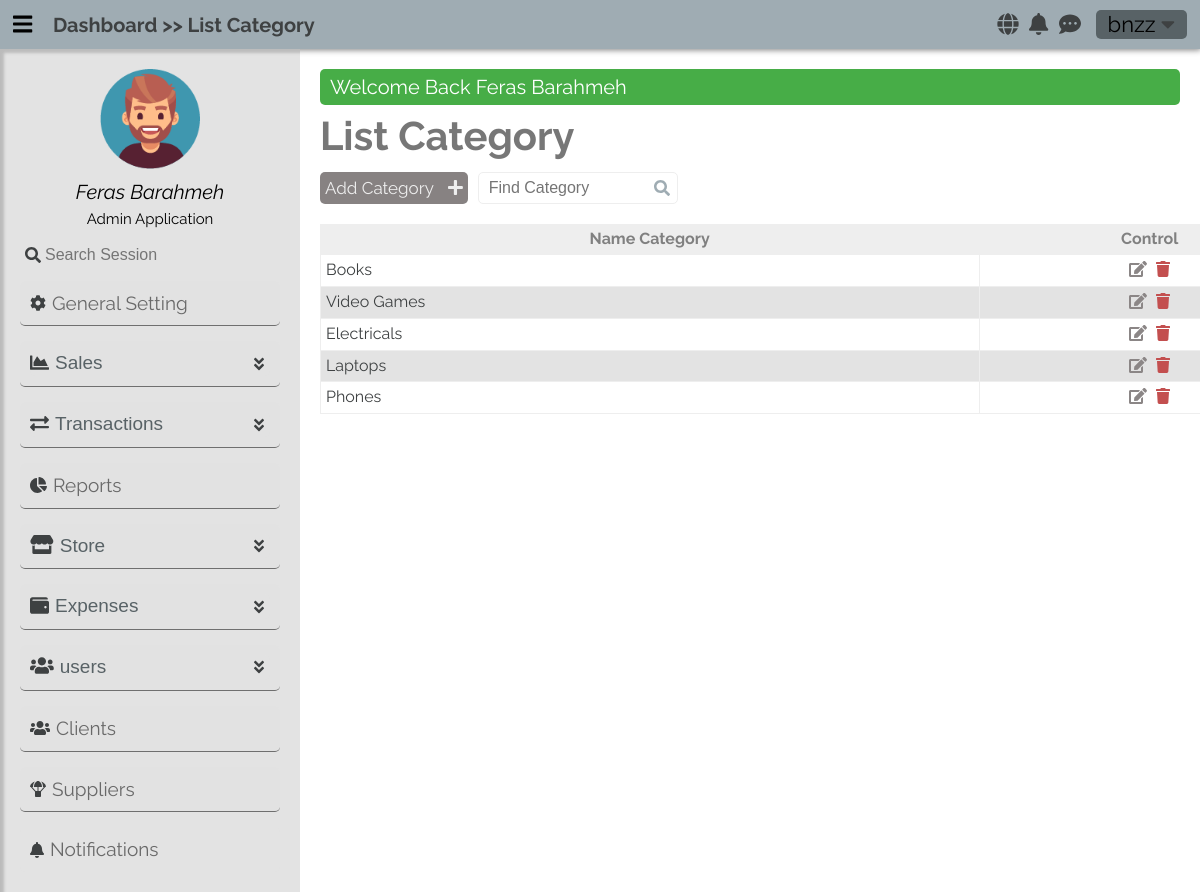
The app's page /productscategories (signed in) with its own data.
### tables this page shows
CREATE TABLE `products_categories` (
  `CategoryId` int(10) UNSIGNED NOT NULL,
  `Name` varchar(30) NOT NULL,
  `Image` varchar(50) DEFAULT NULL
);

### app/controllers/AbstractController.php (called while the page is built, shortened)
<?php
abstract class AbstractController
{
    protected $_controller;
    protected $_action;
    public $_info = [];
    protected Template $_template;
    protected Registration $_registry;
    private function mergeInfo(): void
    {
        $dictionaryLanguage = $this->language->getDictionary();
        if (isset($dictionaryLanguage) && !empty($dictionaryLanguage))
            $this->_info = array_merge($this->_info, $dictionaryLanguage);
    }
    protected function _renderView(): void
    {
        $view = VIEWS_PATH .$this->_controller . DS . $this->_action . ".view.php";
        $this->_template->setRegistry($this->_registry);
        $this->_template->setActionViewFile($view);
        $this->_template->setData($this->_info);
        $this->_template->renderFiles();
    }
    public function setTemplate($tem): void
    {
        $this->_template = $tem;
    }
    public function setRegistry($registry): void
    {
        $this->_registry = $registry;
    }
    public function setController(mixed $controller): void
    {
        $this->_controller = $controller;
    }
    public function setAction(mixed $action): void
    {
        $this->_action = $action;
    }
}

### app/controllers/ProductsCategoriesController.php (called while the page is built, shortened)
<?php
class ProductsCategoriesController extends AbstractController
{
    public function defaultAction()
    {
        $this->_info["categories"] = ProductCategoriesModel::getAll();
        $this->_renderView();
    }
}

### app/LIB/frontcontroller.php (called while the page is built, shortened)
<?php
class FrontController
{
    private $_controller = "index";
    private $_action = "default";
    private $_params = [];
    private $_template;
    private Registration $_registry;
    public function __construct(Template $tem, Registration $registry, Authentication $authenticated)
    {
        $this->_template = $tem;
        $this->_registry = $registry;
    }
    public function dispatch(): void
    {
        $actionName          = $this->_action . "Action";
        $controller = new $controllerClassName();
        $controller->setController($this->_controller);
        $controller->setAction($this->_action);
        $controller->setParams($this->_params);
        $controller->setTemplate($this->_template);
        $controller->setRegistry($this->_registry);
        $controller->$actionName();
    }
    public function setController(mixed $controller): void
    {
        if (isset($controller) && $controller) {
            $this->_controller = $controller;
        }
    }
}

### public/index.php (called while the page is built, shortened)
<?php
require_once APP_PATH . DS . "LIB" . DS . "autoload.php";
$session = new SessionManager;
$session->start();
$templateParts = require_once ".." . DS . "app" . DS . "config" . DS . "templateconfig.php";
$template       = new Template($templateParts);
$languages      = new Language();
$message        = Messenger::getInstance($session);
$authenticated  = Authentication::getInstance($session);
$registry       = Registration::getInstance();
$registry->session  = $session;
$registry->language = $languages;
$registry->message  = $message;
$frontController = new FrontController($template, $registry, $authenticated);
$frontController->dispatch();

### app/LIB/autoload.php (called while the page is built, shortened)
<?php
class  AutoLoad {
    public static function autoLoad($className)
    {
        $className = str_replace("APP", '', $className);
        $className = strtolower($className) . ".php" ;
    }
}

### app/LIB/database/databasehandler.php (called while the page is built, shortened)
<?php
abstract class DatabaseHandler
{
    public static function factory():  PDODatabaseHandler | MySQLiDatabaseHandler
    {
        $driver = DATABASE_CONN_DRIVER;
        if ($driver == self::DATABASE_DRIVER_POD) {
            return PDODatabaseHandler::getInstance();
        } elseif ($driver == self::DATABASE_DRIVER_MYSQLI) {
            return MySQLiDatabaseHandler::getInstance();
        }
        return PDODatabaseHandler::getInstance();
    }
}

### app/LIB/database/pdodatabasehandler.php (called while the page is built, shortened)
<?php
class PDODatabaseHandler extends DatabaseHandler
{
    private static $_instance;
    private static $_handler;
    public function __call($name, $arguments)
    {
        return call_user_func_array(array(&self::$_handler, $name), $arguments);
    }
    protected static function init()
    {
        try {
            self::$_handler = new \PDO(
                'mysql:hostname=' . DATABASE_HOST_NAME . ';dbname=' . DATABASE_DB_NAME,
                DATABASE_USER_NAME, DATABASE_PASSWORD, array(
                    \PDO::ATTR_ERRMODE => \PDO::ERRMODE_WARNING,
                    \PDO::MYSQL_ATTR_INIT_COMMAND => 'SET NAMES utf8'
                )
            );
        } catch (\PDOException $e) {
        }
    }
    public static function getInstance(): PDODatabaseHandler
    {
        if(self::$_instance === null) {
            self::$_instance = new self();
        }
        return self::$_instance;
    }
}

### app/models/abstractmodel.php (called while the page is built, shortened)
<?php
class AbstractModel
{
    public static function getAll(): bool|\ArrayIterator
    {
        $query = "SELECT * FROM " . static::$tableName;
        $stmt = DatabaseHandler::factory()->prepare($query);
        $stmt->execute();
        if (method_exists(get_called_class(), "__construct")) {
            $results = $stmt->fetchAll(
                \PDO::FETCH_CLASS | \PDO::FETCH_PROPS_LATE,
                get_called_class(),
                array_keys(static::$tableSchema)
            );
        }
        else {
            $results = $stmt->fetchAll(\PDO::FETCH_CLASS , get_called_class());
        }
        if ((is_array($results) && !empty($results)))  {
            return new \ArrayIterator($results);
        }
        return false;
    }
}

### app/views/productscategories/default.view.php (the view, shortened to what this page needs)
<h1 class="title-header"><?= $title_header ?></h1>
<div class="header-option flex mt-10">
    <a href="/productscategories/add" class="add-user"><?= $text_content_add_category ?> <i class="fa fa-plus ml-10"></i></a>
    <div class="search">
        <label for="find-user"></label><input type="search" id="find-user"  placeholder="<?= $text_content_search_category ?>">
        <i class="fa fa-search lens"></i>
    </div>
</div>
    <div class="container-table responsive-table mt-20" id="employees-table">
        <table class="">
            <thead>
                <tr>
                    <th><?= $text_table_name_category ?></th>
                    <th><?= $text_table_control ?></th>
                </tr>
            </thead>
            <tbody>
                <?php
                    if (! empty($categories)) {
                        foreach ($categories as $category) {
                            ?>
                                <tr class="row-each-employee">
                                    <td class="name-user-row"><?= $category->Name ?></td>
                                    <td class="controller-btns">
                                        <a href="/productscategories/edit/<?= $category->CategoryId ?>">
                                            <i class="fa fa-edit" aria-hidden="true"></i>
                                        </a>
                                        <span class="pop-on-click danger-style cursor-pointer"><i class="fa fa-trash" aria-hidden="true"></i></span>
                                    </td>
                                </tr>
                            <?php
                        }
                    }
                ?>
            </tbody>
        </table>
    </div>

### app/LIB/template/Template.php (shortened to what this page needs)
<?php
class Template
{
    private $_templateParts;
    private $_actionView;
    public function __construct(array $templateParts)
    {
        $this->_templateParts = $templateParts;
    }
    public function setActionViewFile($file): void
    {
        $this->_actionView = $file;
    }
    private function setTemplateHeaderStart(): void
    {
        require_once TEMPLATE_PATH . "templateheaderstart.php";
    }
    private function setTemplateHeaderEnd(): void
    {
        require_once TEMPLATE_PATH . "templateheaderend.php";
    }
    private function ifKeyTemplatePartExist($nameKey): bool
    {
        return array_key_exists($nameKey, $this->_templateParts);
    }
    private function requireFiles($parts): void
    {
        foreach ($parts as $partKey => $partValue) {
            if ($partKey === NAME_VIEW_TEMPLATE_KEY) {
                require_once $this->_actionView;
            }
            else  {
                require_once $partValue;
            }
        }
    }
    private function renderTemplateFiles(): void
    {
        if ($this->ifKeyTemplatePartExist(NAME_TEMPLATE_BLOCK_KEY)) {
            $parts = $this->_templateParts[NAME_TEMPLATE_BLOCK_KEY];
            if(! empty($parts)) {
                $this->requireFiles($parts);
            }
        } else {
            trigger_error("Name Template Key Not Found", E_USER_WARNING);
        }
    }
    private function generateLinksTags($resources, &$links, $type="css"): void
    {
        if (!empty($resources)) {
            foreach ($resources as $resourceKey => $resourceValue) {
                if ($type === "css")
                    $links .=  '<link rel="stylesheet" href="' . $resourceValue .'">';
                else
                    $links .= '<script src="' . $resourceValue. '" ></script>';
            }
        }
    }
    private function renderHeaderResources(): void
    {
        if ($this->ifKeyTemplatePartExist(NAME_TEMPLATE_HEADER_RESOURCES)) {
            $resources = $this->_templateParts[NAME_TEMPLATE_HEADER_RESOURCES];
            $links = '';
            if(! empty($resources)) {
                $css = $resources["css"];
                $this->generateLinksTags($css, $links, "css");
                $js = $resources["js"];
                $this->generateLinksTags($js, $links, "js");
            }
            echo $links;
        }
        else {
            trigger_error("Name Template Key Not Found ( " . NAME_TEMPLATE_HEADER_RESOURCES . ')', E_USER_WARNING);
        }
    }
    private function setTemplateFooter(): void
    {
        require_once TEMPLATE_PATH . "tempaltefooter.php";
    }
    public function renderFiles(): void
    {
        $this->renderHeaderResources();
        $this->renderTemplateFiles();
    }
}

### public/css/en/main.css (style rules this page uses)
* { margin: 0; padding: 0; border: 0; outline: none; line-height: 1.3; font-size: 1em; -webkit-transition: all 500ms; -moz-transition: all 500ms; -o-transition: all 500ms; transition: all 500ms; }
body { height: 74vh; background-color: var(--bg-black-30); font-family: 'Raleway', sans-serif; }
h1, h2, h3, h4, h5 { margin: 0; padding: 0; }
a { text-decoration: none; }
:root body { --bg-black-900 : #3E4142; --bg-black-100 : #9FACB3; --bg-black-70 : #E3E3E3; --bg-black-50 : #D6E8F0; --bg-black-30 : #ffffff; --text-black-900 : #586266; --text-black-700 : #3E4142; --text-black-30 : #eee; }
h1.title-header { font-size: 40px; color: #777; }
.container-table { width: 100%; min-width: 1000px; }
table { border-spacing: unset; transition: all 3s ease-in-out; }
.container-table table { width: 100%; }
table td, table th { padding: 5px ; white-space: nowrap; }
table thead th { background-color: #EEE; color: gray; font-size: 16px; }
table tbody tr { opacity: 1; transition: opacity .3s ease-in-out; }
table tbody tr:nth-child(odd) { background-color: var(--bg-black-30); }
table tbody tr:nth-child(even) { background-color: var(--bg-black-70); }
table tbody td { border-bottom: 1px solid #eee; border-left: 1px solid #eee; transition: all .3s ease-in-out; color: var(--text-black-700); }
table tbody td:last-child { border-right: 1px solid #eee; }
table tbody .controller-btns { text-align: center; }
table tbody .controller-btns a { color: #8b8686; }
table tbody .controller-btns a:not(:last-child) { margin-right: 5px; }
table tbody .controller-btns span.danger-style { color: var(--danger-color-300); }

### public/css/shortcut.css (style rules this page uses)
:root { --danger-color-900: red; --danger-color-700: #c82d2d; --danger-color-500: #c13a3a; --danger-color-300: #c34f4f; --success-color-900: green; --success-color-700: #0a800a; --success-color-500: #178717; --success-color-300: #47ad47; --info-color-900: blue; --info-color-700: #1212d1; --info-color-500: #1f1fa9; --info-color-300: #7878fa; --warning-color-900: #b93e00; --warning-color-700: #d8d827; --warning-color-500: #b7b730; --warning-color-300: #FF9966; }
.flex { display: flex; }
.mt-10 { margin-top: 10px; }
.mt-20 { margin-top: 20px; }
.ml-10 { margin-left: 10px; }
.responsive-table { overflow-x: auto; }
.cursor-pointer { cursor: pointer; }

### public/css/en/user.css (style rules this page uses)
.header-option { align-items: center; }
.header-option a { background-color: #878282; color: #EEEEEE; border-radius: 5px; cursor: pointer; padding-right: 14px; font-size: 17px; transition: .3s ease-in-out; }
.header-option .search { margin-left: 10px; position: relative; }
.header-option .search input { border: 1px solid #eee; padding: 5px 10px; border-radius: 5px; width: 200px; transition: width .3s ease-in-out; }
.header-option .search .lens { color: var(--bg-black-100); position: absolute; right: 8px; top: 27%; display: block; }

### public/css/en/employee.css (style rules this page uses)
.header-option { align-items: center; }
.header-option a { background-color: #878282; color: #EEEEEE; padding: 5px; border-radius: 5px; cursor: pointer; font-size: 17px; }
.header-option .search { margin-left: 10px; position: relative; }
.header-option .search input { border: 1px solid #eee; padding: 5px 10px; border-radius: 5px; width: 200px; transition: width .3s ease-in-out; }
.header-option .search .lens { color: var(--bg-black-100); position: absolute; right: 8px; top: 27%; display: block; }

### records on screen
products_categories: Name "Books"
products_categories: Name "Video Games"
products_categories: Name "Electricals"
products_categories: Name "Laptops"
products_categories: Name "Phones"

### other values on screen
$message[0] "Welcome Back Feras Barahmeh"
